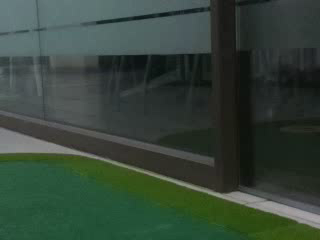
#> input picture frame 132 of Ball/robot_ball.avi, 320 x 240 px, given in place of in.MOV, which was not available
$ python h_and_b_6.py
#> lines starting #> are read from the running program, lines starting #| are printed output that depends on the picture; after the words box and inside, x2 and y2 are one past the last pixel; in counts of white or black regions, pixels touching at a corner belong together; pictures that were not available may be replaced by others from this repository, and a replacement may not be noted
import cv2
import time

# 영상 파일 경로
video_paths = ['video/in.MOV', 'video/in_ball.MOV']

# 결과 이미지를 표시할 창 생성
cv2.namedWindow('Hole Cup', cv2.WINDOW_NORMAL)
cv2.namedWindow('Ball', cv2.WINDOW_NORMAL)

# 두 이미지 창을 위한 변수 생성
image_window1 = 'Hole Cup'
image_window2 = 'Ball'

# 영상 캡처 객체 생성
caps = [cv2.VideoCapture(path) for path in video_paths]

# 최소 프레임 수 가져오기
min_frame_count = min([int(cap.get(cv2.CAP_PROP_FRAME_COUNT)) for cap in caps])

# 종료 여부 플래그 초기화
exit_flag = False

# 영상 재생 속도 조절을 위한 딜레이 값 계산
delay = int(1000 / (0.8 * caps[0].get(cv2.CAP_PROP_FPS)))

frame_idx = 0
last_print_time = time.time()

while True:
    # 프레임 읽기
    frames = [cap.read()[1] for cap in caps]
#> frames = 2 items

    # 왼쪽과 오른쪽 좌표 초기화
    left_points = [None, None]
    right_points = [None, None]

    for idx, frame in enumerate(frames):
        # 이미지 전처리
        gray = cv2.cvtColor(frame, cv2.COLOR_BGR2GRAY)
        blurred = cv2.GaussianBlur(gray, (5, 5), 0)
        edges = cv2.Canny(blurred, 50, 150)

        # 외곽 경계 검출
        contours, _ = cv2.findContours(edges, cv2.RETR_EXTERNAL, cv2.CHAIN_APPROX_SIMPLE)

        # 외곽 경계가 존재하는 경우에만 가장 왼쪽과 오른쪽에 있는 점 검출
        if len(contours) > 0:
            # 가장 왼쪽과 오른쪽에 있는 점 초기화
            left_point = None
            right_point = None

            for contour in contours:
                for point in contour:
                    x = point[0][0]
                    y = point[0][1]

                    # 가장 왼쪽에 있는 점 업데이트
                    if left_point is None or x < left_point[0]:
                        left_point = [x, y]

                    # 가장 오른쪽에 있는 점 업데이트
                    if right_point is None or x > right_point[0]:
                        right_point = [x, y]

            # 결과 이미지에 표시
            result = frame.copy()
            cv2.circle(result, tuple(left_point), 5, (0, 255, 0), -1)
            cv2.circle(result, tuple(right_point), 5, (0, 0, 255), -1)

            # 첫 번째 영상의 좌표 저장
            if idx == 0:
                left_points[0] = left_point
                right_points[0] = right_point
            # 두 번째 영상의 좌표 저장
            elif idx == 1:
                left_points[1] = left_point
                right_points[1] = right_point

            # 1초에 2번만 출력
            current_time = time.time()
            if current_time - last_print_time >= 0.5:
                last_print_time = current_time

                print(left_point[0], left_points[1])
                print(right_points[0], right_points[1])
                if (left_points[0] is not None and left_points[1] is not None and
                        right_points[0] is not None and right_points[1] is not None and
                        left_points[0][0] < left_points[1][0] and right_points[0][0] > right_points[1][0]):
                    print("Hole In !!")
                else:
                    print("It was close...")

            # 이미지 창에 결과 표시
            if idx == 0:
                cv2.imshow(image_window1, result)
            else:
                cv2.imshow(image_window2, result)
#> this loop made 2 passes
#> contours on passes 1 to 2: 4 contours, all with area under 20, 4 contours, all with area under 20
#> pass 1, `gray = cv2.cvtColor(frame, cv2.COLOR_BGR2GRAY)`:
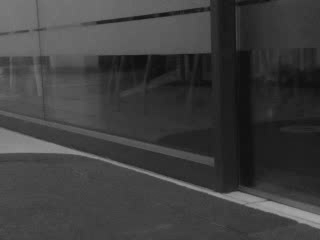
#> gray: shape (240, 320); min 13, max 170, mean 62.6
#> pass 1, `edges = cv2.Canny(blurred, 50, 150)`:
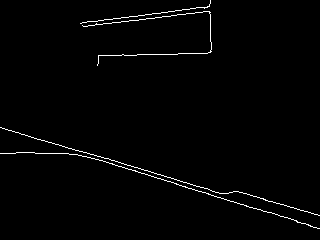
#> edges: shape (240, 320); 1.4% white in thin lines or dots
#> after the loop, last_print_time = 1.8e+09; left_points = [[0, 153], [0, 153]]; right_points = [[319, 228], [319, 228]]

    # 'q' 키를 누르면 종료
    if cv2.waitKey(delay) & 0xFF == ord('q'):
#> (key q is pressed here)
        exit_flag = True
        break

    frame_idx += 1

    if exit_flag or frame_idx >= min_frame_count:
        break

# 영상 캡처 객체 해제
for cap in caps:
    cap.release()

# 모든 이미지 처리 완료 후에 창 닫기
cv2.destroyAllWindows()

$ run again, starting later in the video
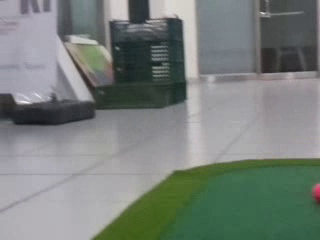
#> input picture frame 596 of Ball/robot_ball.avi, 320 x 240 px, given in place of in.MOV, which was not available
#> frames = 2 items
#> the loop `for idx, frame in enumerate(frames):` made 2 passes
#> pass 1, `gray = cv2.cvtColor(frame, cv2.COLOR_BGR2GRAY)`:
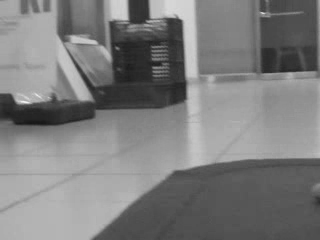
#> gray: shape (240, 320); min 22, max 242, mean 125.3
#> pass 1, `edges = cv2.Canny(blurred, 50, 150)`:
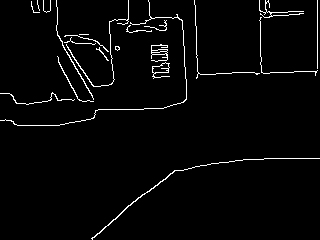
#> edges: shape (240, 320); 2.8% white in thin lines or dots
#> after the loop `for idx, frame in enumerate(frames):`: last_print_time = 1.8e+09; left_points = [[0, 93], [0, 93]]; right_points = [[319, 158], [319, 158]]

$ run again, starting later in the video
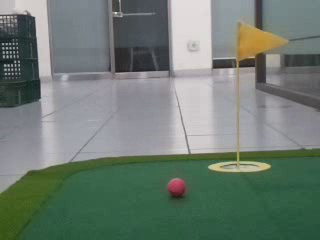
#> input picture frame 1060 of Ball/robot_ball.avi, 320 x 240 px, given in place of in.MOV, which was not available
#> frames = 2 items
#> the loop `for idx, frame in enumerate(frames):` made 2 passes
#> pass 1, `gray = cv2.cvtColor(frame, cv2.COLOR_BGR2GRAY)`:
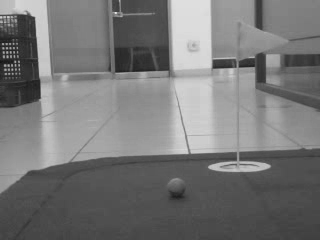
#> gray: shape (240, 320); min 19, max 231, mean 118.5
#> pass 1, `edges = cv2.Canny(blurred, 50, 150)`:
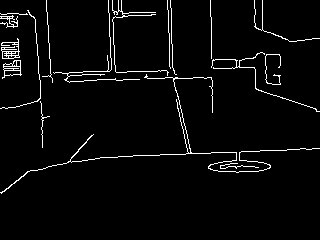
#> edges: shape (240, 320); 3.5% white in thin lines or dots, all inside (x1, y1, x2, y2) = (0, 0, 320, 194)
#> after the loop `for idx, frame in enumerate(frames):`: last_print_time = 1.8e+09; left_points = [[0, 192], [0, 192]]; right_points = [[319, 148], [319, 148]]
